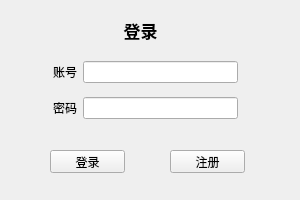
<?xml version="1.0" encoding="UTF-8"?>
<ui version="4.0">
 <class>login</class>
 <widget class="QWidget" name="login">
  <property name="geometry">
   <rect>
    <x>0</x>
    <y>0</y>
    <width>300</width>
    <height>200</height>
   </rect>
  </property>
  <property name="windowTitle">
   <string>Form</string>
  </property>
  <widget class="QLabel" name="label">
   <property name="geometry">
    <rect>
     <x>110</x>
     <y>20</y>
     <width>61</width>
     <height>21</height>
    </rect>
   </property>
   <property name="font">
    <font>
     <pointsize>13</pointsize>
     <weight>75</weight>
     <bold>true</bold>
    </font>
   </property>
   <property name="text">
    <string>登录</string>
   </property>
   <property name="alignment">
    <set>Qt::AlignCenter</set>
   </property>
  </widget>
  <widget class="QWidget" name="gridLayoutWidget">
   <property name="geometry">
    <rect>
     <x>50</x>
     <y>50</y>
     <width>191</width>
     <height>81</height>
    </rect>
   </property>
   <layout class="QGridLayout" name="gridLayout">
    <property name="leftMargin">
     <number>3</number>
    </property>
    <property name="topMargin">
     <number>3</number>
    </property>
    <property name="rightMargin">
     <number>3</number>
    </property>
    <property name="bottomMargin">
     <number>3</number>
    </property>
    <item row="0" column="0">
     <widget class="QLabel" name="label_2">
      <property name="text">
       <string>账号</string>
      </property>
      <property name="alignment">
       <set>Qt::AlignCenter</set>
      </property>
      <property name="margin">
       <number>2</number>
      </property>
     </widget>
    </item>
    <item row="1" column="0">
     <widget class="QLabel" name="label_3">
      <property name="text">
       <string>密码</string>
      </property>
      <property name="margin">
       <number>2</number>
      </property>
     </widget>
    </item>
    <item row="0" column="1">
     <widget class="QLineEdit" name="account_lineEdit"/>
    </item>
    <item row="1" column="1">
     <widget class="QLineEdit" name="pwd_lineEdit"/>
    </item>
   </layout>
  </widget>
  <widget class="QPushButton" name="pushButton">
   <property name="geometry">
    <rect>
     <x>50</x>
     <y>150</y>
     <width>75</width>
     <height>23</height>
    </rect>
   </property>
   <property name="text">
    <string>登录</string>
   </property>
  </widget>
  <widget class="QPushButton" name="pushButton_2">
   <property name="geometry">
    <rect>
     <x>170</x>
     <y>150</y>
     <width>75</width>
     <height>23</height>
    </rect>
   </property>
   <property name="text">
    <string>注册</string>
   </property>
  </widget>
 </widget>
 <resources/>
 <connections/>
</ui>
